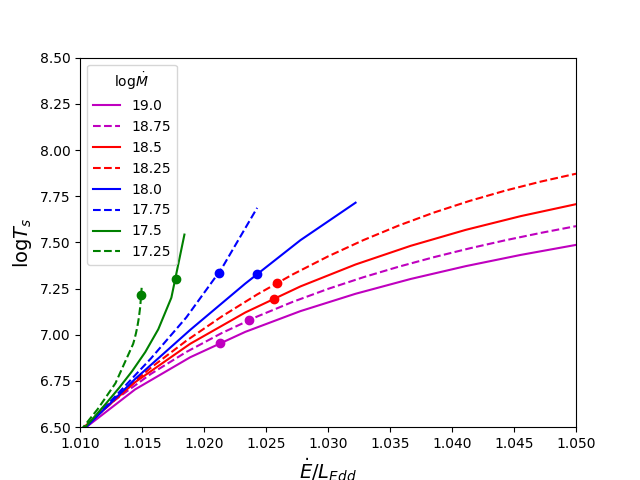

This figure's Python source:
import sys
sys.path.append(".")

# my idea is to understand what happens in different parts of the Ts,Edot space
# for example where does the sonic point become smaller than RNS
# what is the progression of the Edot-Ts curves that allow integration to inf

import numpy as np
from scipy.optimize import brentq
import matplotlib.pyplot as plt 
import matplotlib.colors as colors
import IO 
params = IO.load_params()

# currently only with FLD on
assert params['FLD'] == True

from wind_GR_FLD import setup_globals


def get_sonicpoints(logMdot):

    n=50
    sonicpoints = [[] for i in range(n)]
    Edotvals = np.linspace(1.01,1.05,n)
    logTsvals = np.linspace(6.5,8,n)
    
    for i,logTs in enumerate(logTsvals):   
        # print('\n\n LOG TS = %.3f \n\n'%logTs)
        for Edot_LEdd in Edotvals:
            try:
                Mdot,Edot,Ts,rs,_ = setup_globals([Edot_LEdd,logTs],logMdot,Verbose=0,return_them=True) 
                # print('Edot/LEdd=%.3f : logrs = %.3f'%(Edot_LEdd,np.log10(rs)))
            except:
                rs=1
                # print('Edot/LEdd=%.3f : ERROR'%(Edot_LEdd))

            sonicpoints[i].append(rs)
        
    return Edotvals,logTsvals,sonicpoints 

def plot_map(logMdot):

    Edotvals,logTsvals,sonicpoints = get_sonicpoints(logMdot)

    fig,ax = plt.subplots(1,1)    
    ax.patch.set_color('.25')

    cmap = plt.get_cmap('hot')

    plt.title(r'Sonic point radius for $\dot{M}=10^{%.1f}$'%logMdot)

    levs=np.logspace(5,9,50)
    im = ax.contourf(Edotvals,logTsvals,sonicpoints,levs,cmap=cmap,norm=colors.LogNorm())
    fig.colorbar(im,ax=ax,ticks=[1e5,1e6,1e7,1e8,1e9])

    ax.set_xlabel(r'$\dot{E}/L_{Edd}$')
    ax.set_ylabel(r'log $T_s$ (K)')

    ax.set_xlim([Edotvals[0],Edotvals[-1]])
    ax.set_ylim([logTsvals[0],logTsvals[-1]])  

    plt.show()

def get_RNSline(logMdot):
    # At every Edot, returns the value of Ts for which rs=RNS
    Edotvals = np.linspace(1.01,1.05,50)
    Edot_values, logTs_values = [],[]

    for Edot_LEdd in Edotvals:

        def err(logTs):
            _,_,_,rs,_ = setup_globals([Edot_LEdd,logTs],logMdot,Verbose=0,return_them=True) 
            return rs - params['R']*1e5

        logTsvals = np.linspace(7,9,100)
        logTskeep1,logTskeep2 = 0,0

        for logTs in logTsvals:
            e = err(logTs)
            if e>0:
                logTskeep1 = logTs            
            else:
                logTskeep2 = logTs
                break

        if logTskeep1!=0 and logTskeep2!=0:
            Edot_values.append(Edot_LEdd)
            logTs_values.append(brentq(err,logTskeep1,logTskeep2))
        
    return Edot_values,logTs_values

def plot_paramspace():

    ## Plot for all the Mdots the sonic point RNS line, the Edot-Ts relation
    # to integrate to infinity, and the roots

    fig,ax = plt.subplots(1,1)
    ax.set_xlim([1.01,1.05])
    ax.set_ylim([6.5,8.5])

    logMdots,roots = IO.load_roots()

    colors = ['r', 'b', 'g', 'k', 'm']
    i = 0
    
    for logMdot in logMdots[::-1]:

        if logMdot in np.round(np.arange(17,19.1,0.25),2):

            c = colors[int(np.floor(i/2)-1)]
            ls = '-' if i%2==0 else '--'

            # Edot_Ts rel to integrate to infinity
            _,Edotvals,TsvalsA,TsvalsB = IO.load_EdotTsrel(logMdot)
            ax.plot(Edotvals,TsvalsA,ls=ls,color=c,label=str(logMdot))

            # Root
            root = roots[logMdots.index(logMdot)]
            ax.plot(root[0],root[1],'o',mec=c,mfc=c)

            # rs=RNS line
            #x,y = get_RNSline(logMdot)
            #ax.plot(x,y,':',color=c)

            i += 1

    # add EdotTs lines for Mdots that don't have roots
    # _,Edotvals,TsvalsA,TsvalsB = IO.load_EdotTsrel(17.2)
    # l = ax.plot(Edotvals,TsvalsA,'-',label='17.2')
    # x,y = get_RNSline(17.2)
    # ax.plot(x,y,':',color=l[0].get_color())

    ax.legend(title=r'log$\dot{M}$')
    ax.set_xlabel(r'$\dot{E}/L_{Edd}$',fontsize=14)
    ax.set_ylabel(r'log$T_s$',fontsize=14)
    # print('showing plot')
    # plt.show()

    return fig

fig = plot_paramspace()
fig.savefig('analysis/paramspace.png')
print('saved figure')




